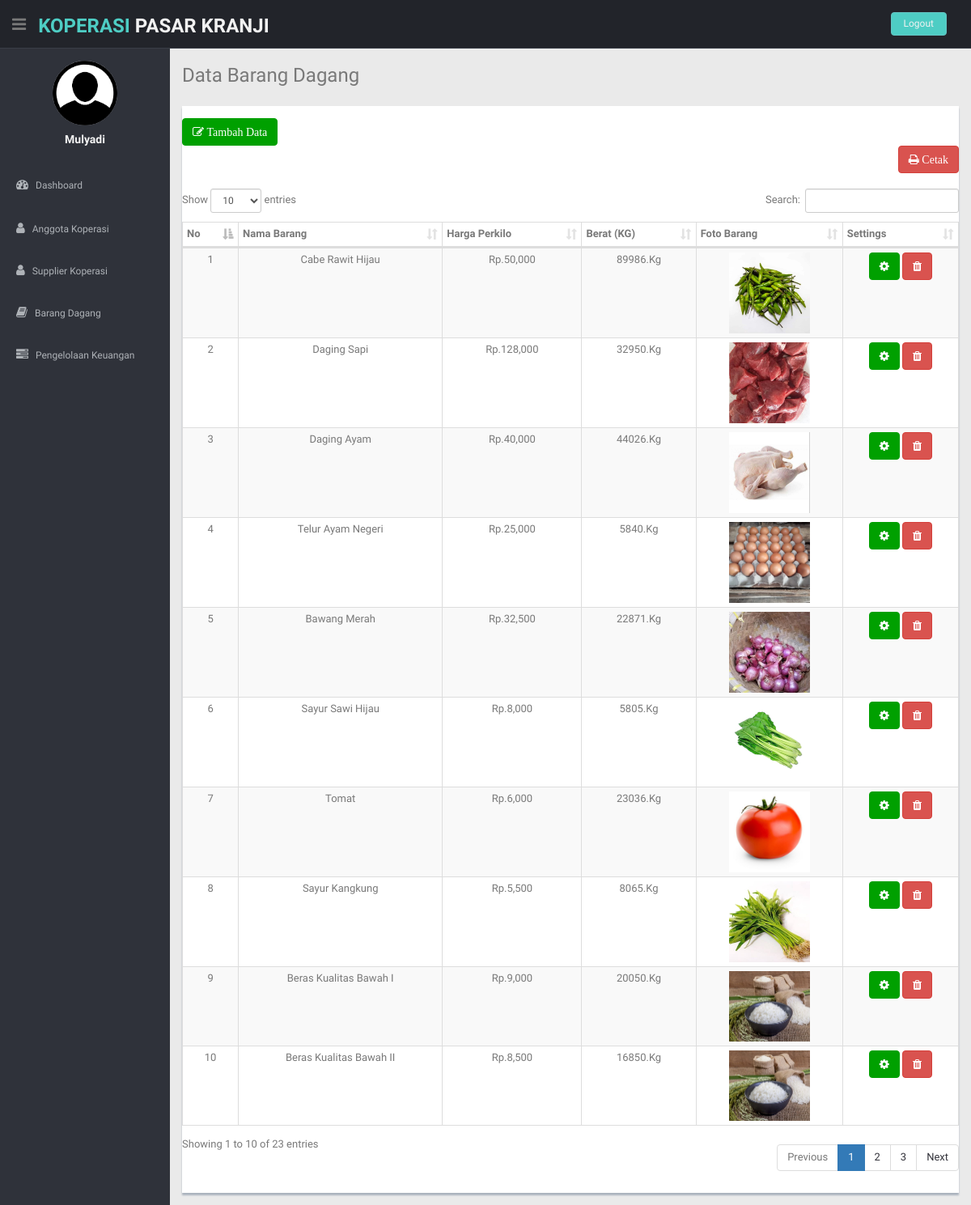
Page /manager/index_manager.php?halaman=barang (signed in) on the committed database.
### tables this page shows
CREATE TABLE `barang_dagang` (
  `id_barang` int(11) NOT NULL,
  `id_jenis` int(11) NOT NULL,
  `nama_barang` varchar(100) NOT NULL,
  `harga_kilo` varchar(100) NOT NULL,
  `satuan_barang` varchar(50) NOT NULL,
  `jumlah_kilo` varchar(100) NOT NULL,
  `jumlah_minimal` varchar(100) NOT NULL,
  `jumlah_maksimal` varchar(100) NOT NULL,
  `gambar_barang` varchar(100) NOT NULL
);

### manager/barang_dagang/index_barang.php (the view)
<section id="main-content">
      <section class="wrapper">
        <h3> Data Barang Dagang</h3>
        <div class="row mt">
          <div class="col-lg-12">
            <div class="content-panel">
              <div class="float-right">
                <a href="index_manager.php?halaman=barang&aksi=tambah" class="btn btn-theme">
                  <i class="fa fa-edit">  Tambah Data </i></a>
              </div>
              <div class="nav right">
                <a href="barang_dagang/cetak_barang.php" class="btn btn-danger" style="float: right;">
                  <i class="fa fa-print"> Cetak </i></a>
              </div>
                <table class="table table-bordered table-striped table-condensed" id="example1">
                <br>
                <thead align="center">
                	<tr align="center">
                	<th>No</th>
                    <th>Nama Barang</th>
                    <th>Harga Perkilo</th>
                    <th>Berat (KG)</th>
                    <th>Foto Barang</th>
                    <th>Settings</th>
                  </tr>
                </thead>
                <tbody>
                <?php
                	$nomor=1;
					$sql = $koneksi->query("SELECT *FROM barang_dagang") or die(mysqli_error());?>
				<?php while ($data = $sql->fetch_assoc()) {?>
				<tr class="gradeX" align="center">
                    <td><?php echo $nomor; ?></td>
                    <td><?php echo $data['nama_barang']; ?></td>
                    <td>Rp.<?php echo number_format($data['harga_kilo']); ?></td>
                    <td><?php echo $data['jumlah_kilo']; ?>.Kg</td>
                    <td><img width="100px" src="../assets/img/barang/<?php echo $data['gambar_barang'] ?>"></td>
                    <td>
                    	<a href="index_manager.php?halaman=barang&aksi=edit&id=<?php echo $data['id_barang']; ?>" class="btn btn-theme"><i class="fa fa-cog"></i></a>
                    	<a href="index_manager.php?halaman=barang&aksi=delete&id=<?php echo $data['id_barang']; ?>" class="btn btn-danger"><i class="fa fa-trash"></i></a>
                    </td>
                </tr>
                <?php
                $nomor++;
                };?>
                </tbody>
            </table>
        </div>
    </div>
</div>
</section>
</section>

### css/style.css (style rules this page uses)
body { color: #797979; background: #eaeaea; font-family: 'Ruda', sans-serif; padding: 0px !important; margin: 0px !important; font-size:13px; }
a, a:hover, a:focus { text-decoration: none; outline: none; }
.btn-theme { color: #fff; background-color: #00a000; border-color: #00a000; }
.mt { margin-top: 25px; }
#main-content { margin-left: 210px; }
.wrapper { display: inline-block; margin-top: 60px; padding-left: 15px; padding-right: 15px; padding-bottom: 15px; padding-top: 0px; width: 100%; }
.content-panel { background: #ffffff; box-shadow: 0px 3px 2px #aab2bd; padding-top: 15px; padding-bottom: 5px; }

### rows in the picture
barang_dagang: nama_barang "Cabe Rawit Hijau", harga_kilo "50,000", jumlah_kilo "89986", gambar_barang (picture)
barang_dagang: nama_barang "Daging Sapi", harga_kilo "128,000", jumlah_kilo "32950", gambar_barang (picture)
barang_dagang: nama_barang "Daging Ayam", harga_kilo "40,000", jumlah_kilo "44026", gambar_barang (picture)
barang_dagang: nama_barang "Telur Ayam Negeri", harga_kilo "25,000", jumlah_kilo "5840", gambar_barang (picture)
barang_dagang: nama_barang "Bawang Merah", harga_kilo "32,500", jumlah_kilo "22871", gambar_barang (picture)
barang_dagang: nama_barang "Sayur Sawi Hijau", harga_kilo "8,000", jumlah_kilo "5805", gambar_barang (picture)
barang_dagang: nama_barang "Tomat", harga_kilo "6,000", jumlah_kilo "23036", gambar_barang (picture)
barang_dagang: nama_barang "Sayur Kangkung", harga_kilo "5,500", jumlah_kilo "8065", gambar_barang (picture)
barang_dagang: nama_barang "Beras Kualitas Bawah I", harga_kilo "9,000", jumlah_kilo "20050", gambar_barang (picture)
barang_dagang: nama_barang "Beras Kualitas Bawah II", harga_kilo "8,500", jumlah_kilo "16850", gambar_barang (picture)

### other values in the picture
$_SESSION['nama'] "Mulyadi"
